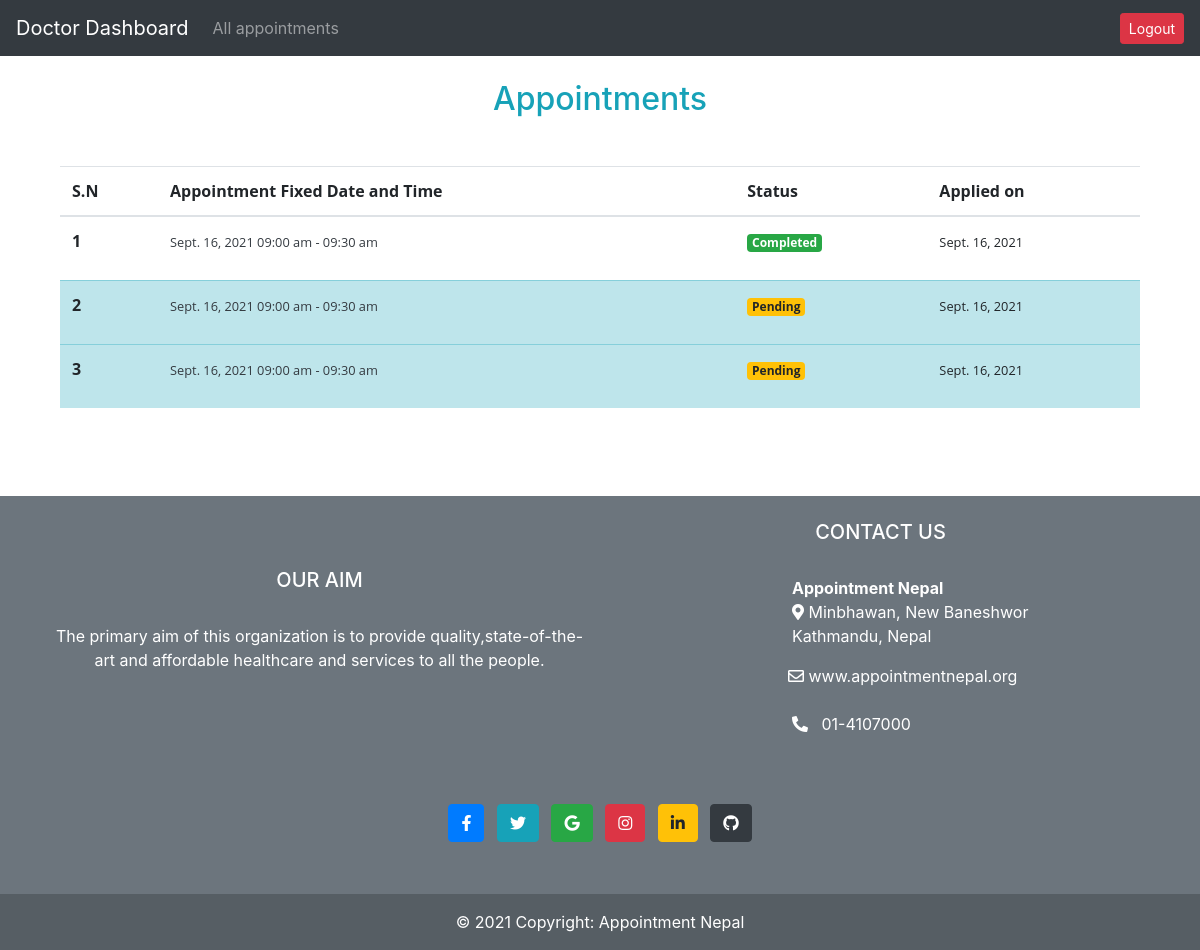
The page /doctorsapp/allappointments (signed in) on the database as committed earlier.
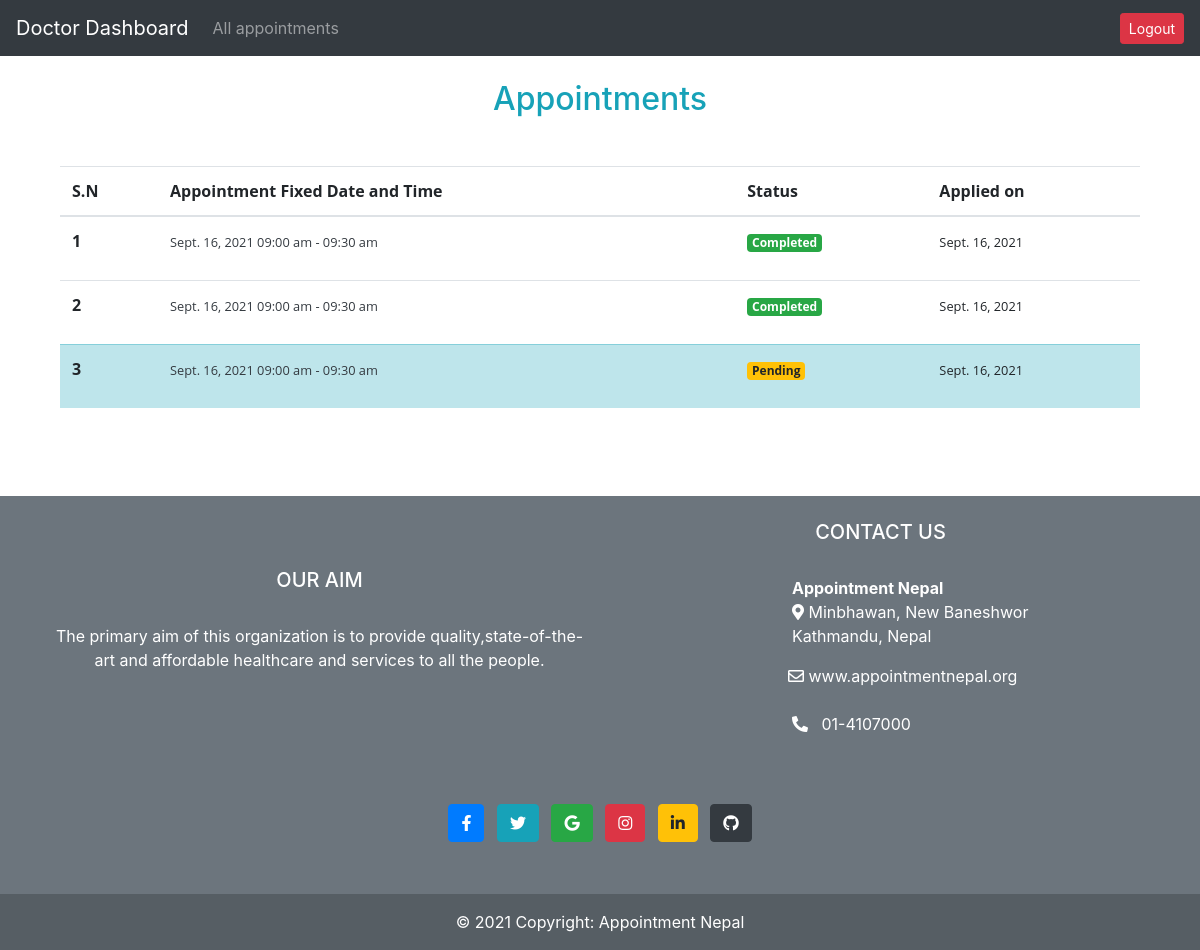
The same page on the database as committed later.
### mainapp/models.py (models this page shows, shortened)
class Appointment (models.Model):
    user= models.ForeignKey(User,on_delete=models.CASCADE)
    name=models.CharField(max_length=200, null=True)
    phonenumber=models.CharField(max_length=15, null=True)
    email=models.EmailField( null=True)
    age=models.PositiveIntegerField( null=True)
    address=models.CharField(max_length=200, null=True)
    desc=models.TextField( null=True)
    date=models.DateField(null=True)
    time= models.CharField(max_length=20, null=True,choices=times )
    seen=models.BooleanField(default=False)
    response=models.TextField(null=True)
    doctor=models.ForeignKey(DoctorUser,on_delete=models.CASCADE, null=True)
    applied_date=models.DateField(auto_now_add=True, blank=True, null=True)

### doctorsapp/views.py (the view)
# urls.py: path('allappointments',views.allAppointments,name="allAppointments"),
def allAppointments(request):
    user=request.user
    doctor=DoctorUser.objects.get(user=user)
    all_appointments=Appointment.objects.filter(doctor=doctor).count()
    completed=Appointment.objects.exclude(doctor=doctor, response__isnull=True).count()
    not_responded=Appointment.objects.filter(doctor=doctor, response=None).count()
    appointments=Appointment.objects.filter(doctor=doctor).order_by("-id")[:7]
    context={
        'all_appointments':all_appointments,
        'completed':completed,
        'not_responded':not_responded,
        'appointments':appointments
    }
    return render(request, "doctorsapp/allapppointments.html",context)

### doctorsapp/templates/doctorsapp/allapppointments.html (shortened to what this page needs)
{% extends 'doctorsapp/layout.html' %}
{% load static %}
{% block content %}
<br>
<h2 class="text-center text-info">Appointments</h2>
<br>
<div class="ok container my-3">
    <div class="container mt-2">
        <table class="table">
            <thead>
              <tr>
                <th scope="">S.N</th>
                <th scope="col">Appointment Fixed Date and Time</th>
                <th scope="col">Status</th>
                <th scope="col">Applied on</th>
              </tr>
            </thead>
            <tbody>
                {% for i in appointments %}
             {% if i.response == None %}
              <tr class="table-info">
                <th scope="row">{{ forloop.counter }}</th>
                <td><a href="{% url 'doctorsapp:appdetail' i.id%}"><small class="text-dark">{{ i.date}} {{i.time}}</small></a></td>
                <td><p class="badge badge-warning">Pending</p></td>
                <td><small>{{ i.applied_date}}</small></td>
              </tr>
              {% else %}
              <tr >
                <th scope="row">{{ forloop.counter }}</th>
                <td><a href="{% url 'doctorsapp:appdetail' i.id%}"><small class="text-dark">{{ i.date}} {{i.time}}</small></a></td>
                <td><p class="badge badge-success">Completed</p></td>
                <td><small>{{ i.applied_date}}</small></td>
              </tr>
             {% endif %}
              {% empty %}
            <tr>
                <td><h5 class="text-center my-4 text-secondary">No prevoius appointments</h5></td>
            </tr>
            {% endfor %}
            </tbody>
          </table>
    </div>
  </div>
<br> <br> <br>
{% include 'mainapp/footer.html' %}
{% endblock %}

Rows that differ between the two databases and show on the page:
changed Appointment (number 2 of 3 on the later page): response "Pending" → "Completed"
